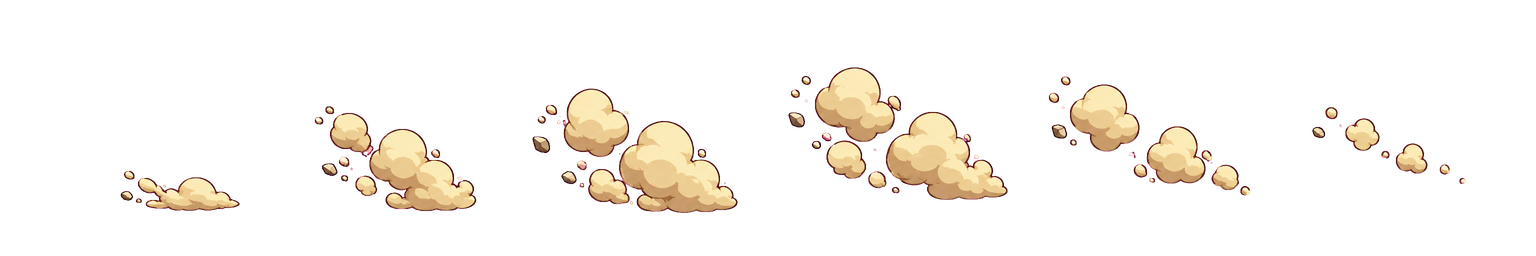
#> input picture assets/fx/depart/dust.webp, 1536 x 256 px, given in place of raw-sheet-clean.png, which was not available
$ python slice.py
#> lines starting #> are read from the running program, lines starting #| are printed output that depends on the picture; after the words box and inside, x2 and y2 are one past the last pixel; in counts of white or black regions, pixels touching at a corner belong together
"""Cut the Kỹ Năng tree pieces out of the keyed Codex sheets (proc-*/raw-sheet-clean.png) into assets/gemwoven/skill-tree."""
import json, sys
import numpy as np
from PIL import Image
from scipy import ndimage

ROOT = 'D:/Project/Gemwoven/'
RAW = ROOT + 'assets/gemwoven/raw/skill-tree/'
OUT = ROOT + 'assets/gemwoven/skill-tree/'
# Pieces per sheet in reading order (rows top to bottom, left to right) and the longest side kept.
SHEETS = {
    'frames': [('frame-learned', 320), ('frame-selected', 320), ('frame-locked', 320), ('pointer', 120), ('sprout', 100)],
    'plates': [('rank-plate', 360), ('gate-plate', 400), ('bud', 240), ('ribbon', 440)],
    'panel': [('tray', 840), ('next-card', 560), ('header-tag', 400), ('category-plate', 400)],
    'bough': [('bough', 900)],
    'button': [('button-ready', 700), ('button-locked', 700)],
}

def despill(c):
    a = np.array(c).astype(int)
    r, g, b, al = a[..., 0], a[..., 1], a[..., 2], a[..., 3]
    m = (r - g > 14) & (b - g > 14) & (al < 250)
    a[..., 0] = np.where(m, np.minimum(r, g + 8), r)
    a[..., 2] = np.where(m, np.minimum(b, g + 4), b)
    # Hard magenta left inside (frame openings): drop it.
    hard = (r > 200) & (b > 200) & (g < 90)
    a[..., 3] = np.where(hard, 0, a[..., 3])
    return Image.fromarray(a.clip(0, 255).astype('uint8'), 'RGBA')

meta = {}
for sheet, names in SHEETS.items():
    im = Image.open(RAW + f'proc-{sheet}/raw-sheet-clean.png').convert('RGBA')
#> im is the input picture: PIL image 1536x256 RGBA; mean R, G, B, A 25.4, 20.3, 15.9, 27.7
    al = np.array(im)[..., 3] > 24
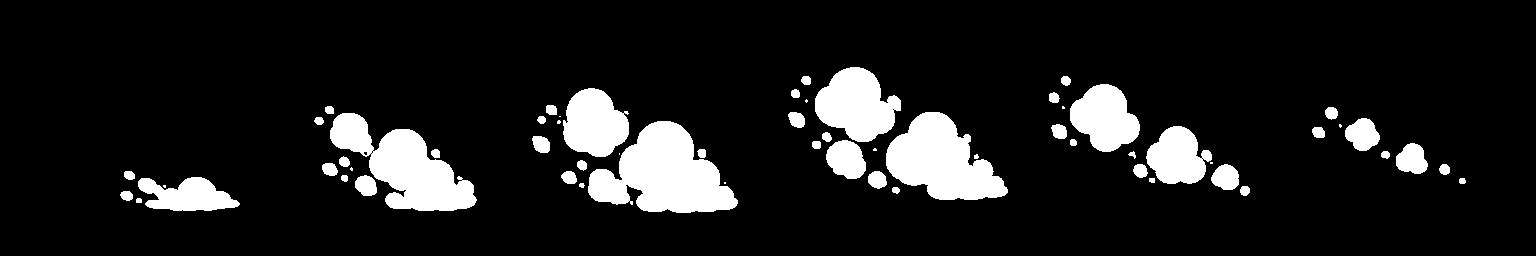
#> al: shape (256, 1536) bool; 11.3% white; 61 white regions (11 under 20 px), largest, box (x1, y1, x2, y2) and area: (588, 121, 738, 213) 8189, (330, 113, 477, 211) 6803, (886, 112, 1008, 200) 6562
    lab, n = ndimage.label(ndimage.binary_dilation(al, iterations=12))
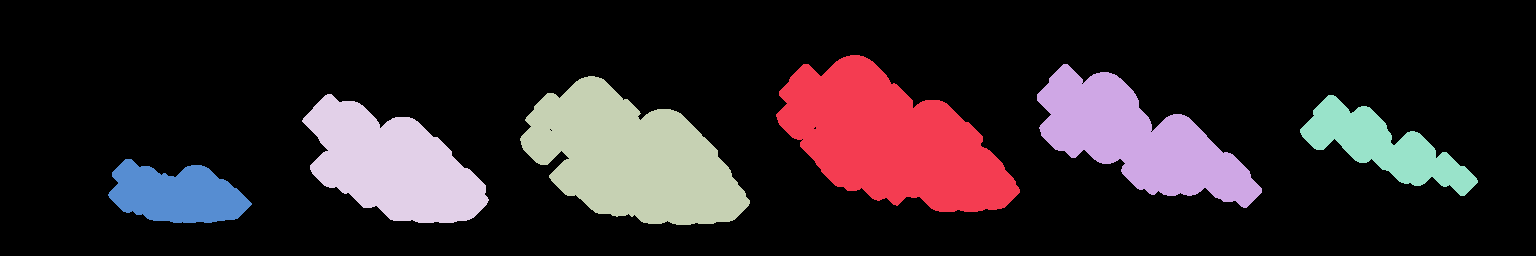
#> lab: shape (256, 1536) int32; 7 distinct labels, from 0 to 6; one colour per label, 0 black
#> n = 6
    boxes = [s for s in ndimage.find_objects(lab) if (s[0].stop - s[0].start) * (s[1].stop - s[1].start) > 2500]
#> boxes = 6 items
    rows = sorted(boxes, key=lambda s: s[0].start)
#> rows = 6 items
    # group by row: start within 120 px of the row's first piece
    grouped, cur = [], []
    for s in rows:
        if cur and s[0].start - cur[0][0].start > 160: grouped.append(cur); cur = []
        cur.append(s)
#> this loop made 6 passes
#> after the loop, cur = 6 items; grouped = []
    if cur: grouped.append(cur)
    order = [s for g in grouped for s in sorted(g, key=lambda s: s[1].start)]
#> order = 6 items
    print(sheet, len(order), [(s[1].start, s[0].start, s[1].stop - s[1].start, s[0].stop - s[0].start) for s in order])
#| frames 6 [(108, 159, 144, 64), (302, 94, 187, 129), (520, 76, 230, 149), (776, 55, 244, 157), (1037, 64, 225, 144), (1300, 95, 178, 101)]
#> (the run stopped early here; a loop or call above may not have finished)

$ run again, on assets/fx/depart/gleam.webp
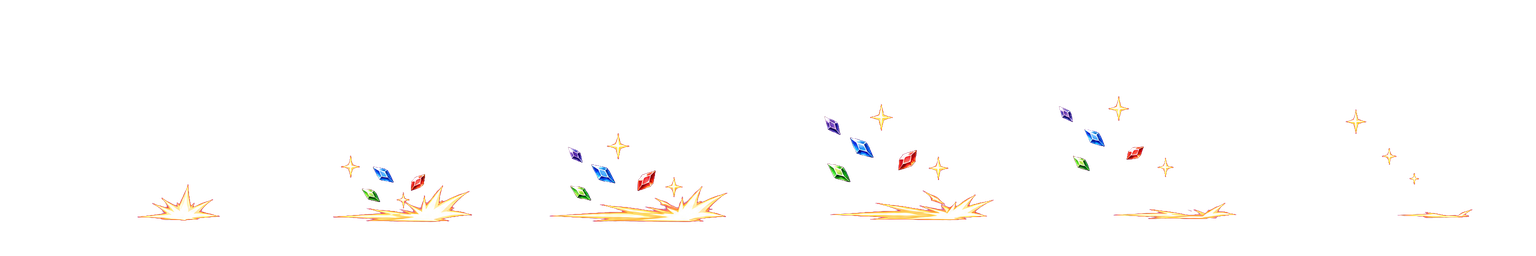
#> input picture assets/fx/depart/gleam.webp, 1536 x 256 px, given in place of raw-sheet-clean.png, which was not available
#> im is the input picture: PIL image 1536x256 RGBA; mean R, G, B, A 8.9, 6.4, 5.8, 6.9
#> `al = np.array(im)[..., 3] > 24`:
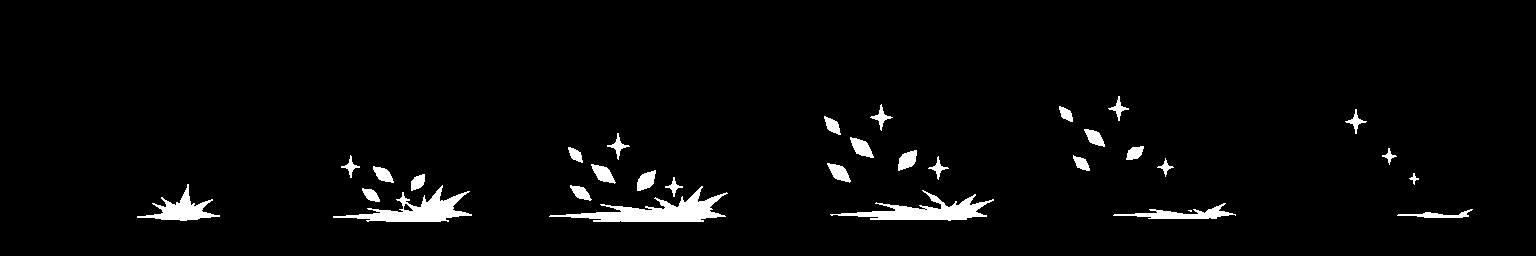
#> al: shape (256, 1536) bool; 3.1% white; 32 white regions (1 under 20 px), largest, box (x1, y1, x2, y2) and area: (549, 186, 728, 222) 2275, (830, 190, 994, 221) 1778, (333, 185, 472, 222) 1769
#> `lab, n = ndimage.label(ndimage.binary_dilation(al, iterations=12))`:
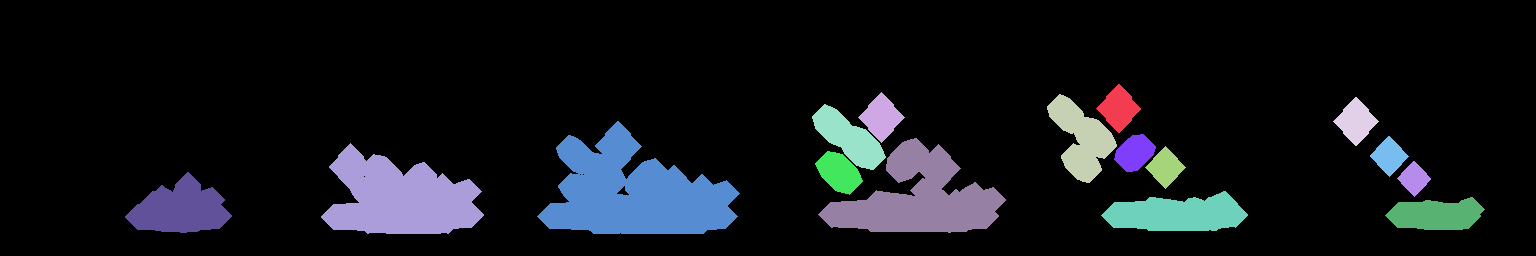
#> lab: shape (256, 1536) int32; 17 distinct labels, from 0 to 16; one colour per label, 0 black
#> n = 16
#> boxes = 8 items
#> the loop `for s in rows:` made 8 passes
#> after the loop `for s in rows:`: grouped = []
#> order = 8 items
#| frames 8 [(125, 172, 107, 61), (321, 143, 163, 91), (537, 121, 203, 113), (812, 104, 74, 66), (818, 138, 188, 95), (1047, 94, 70, 89), (1101, 191, 147, 40), (1385, 197, 100, 33)]
